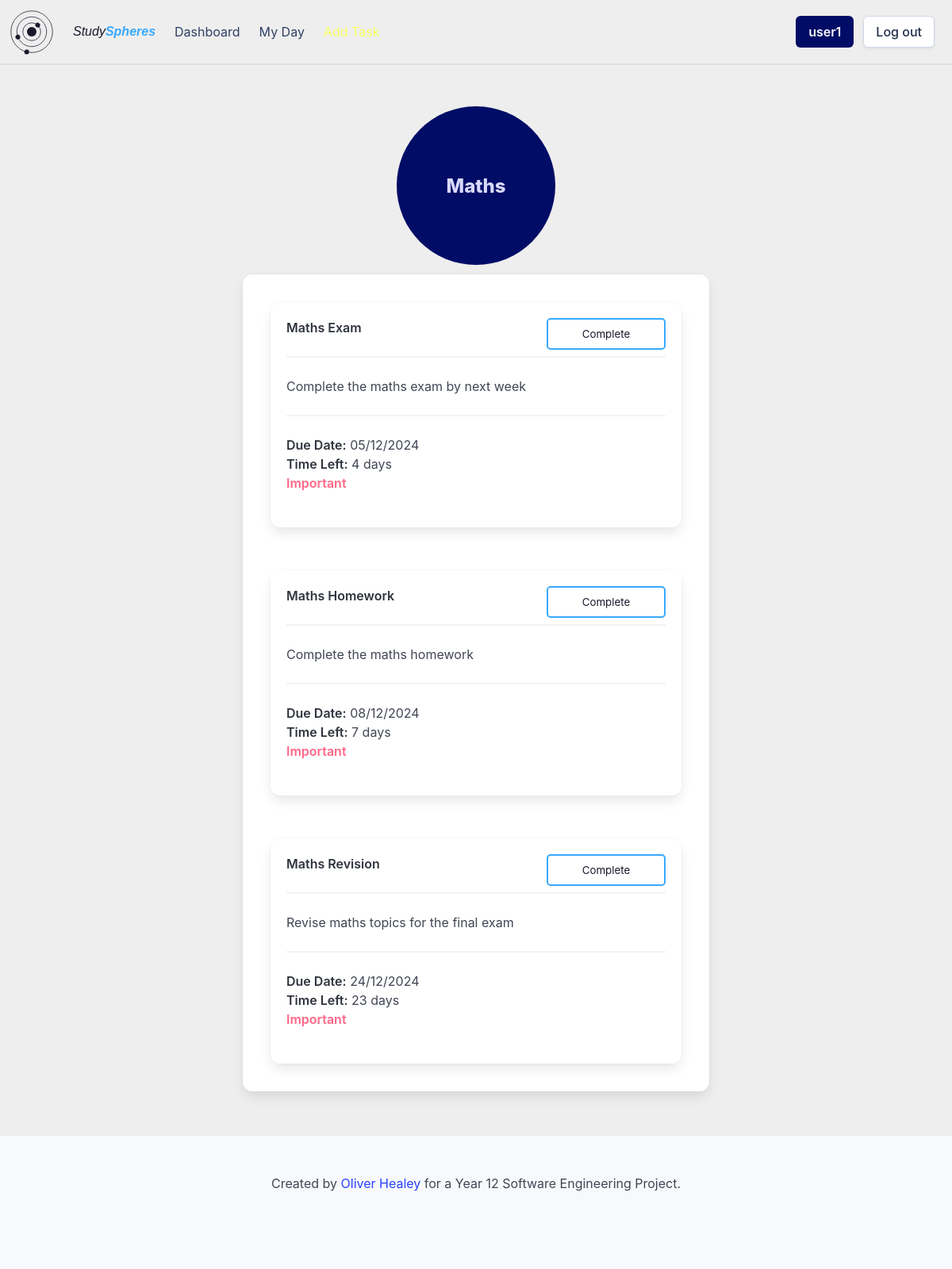
The page /group/980c8b13-bdc3-414a-a124-4b9630ec7a88 (signed in) on the database as committed earlier.
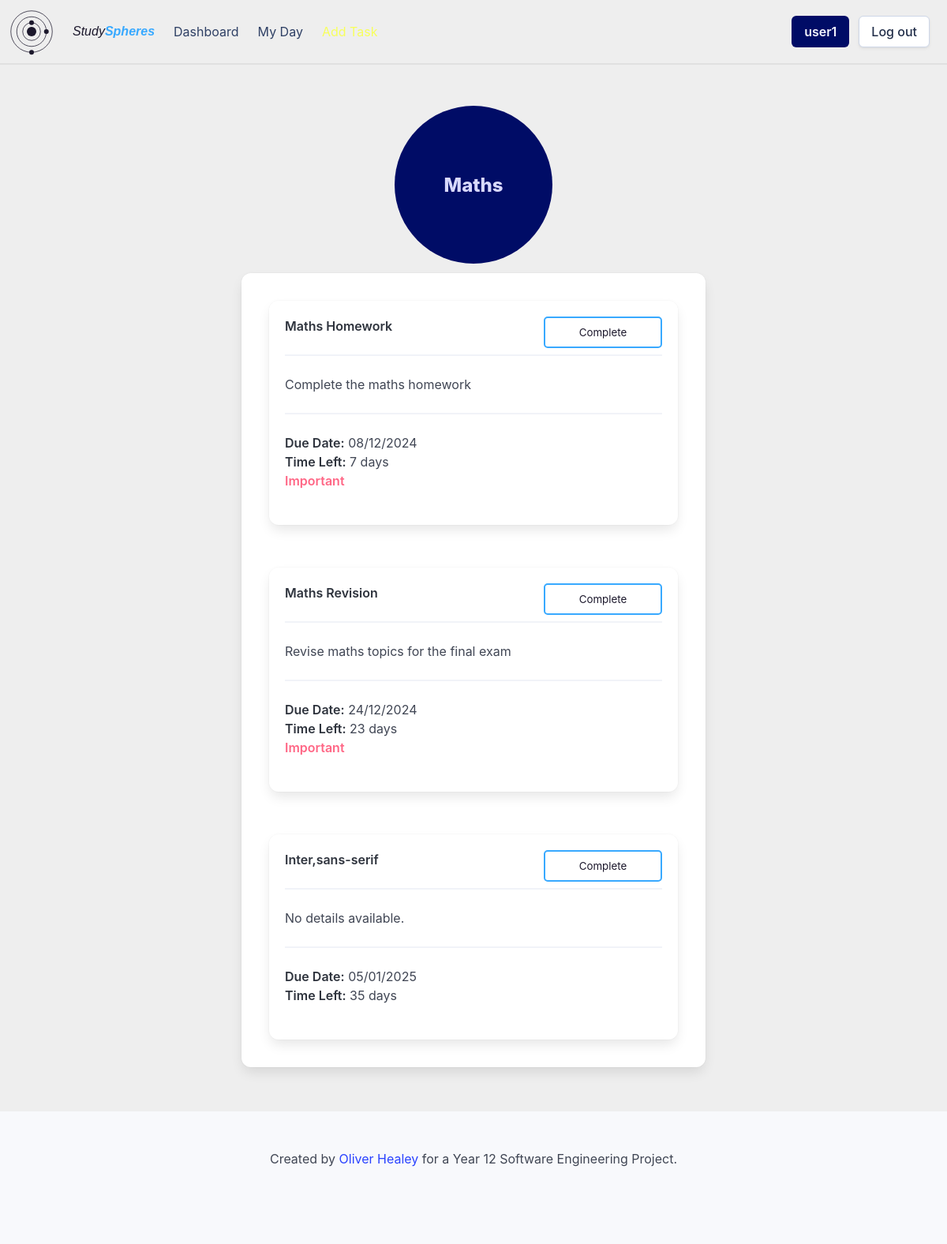
The same page on the database as committed later.
### setup_db.py (models this page shows)
class Group(Base):
    __tablename__ = 'groups'
    group_id = Column(String, primary_key=True, nullable=False)
    group_name = Column(String, nullable=False)
    user_id = Column(String, ForeignKey('userdetails.id'), nullable=False)
    user = relationship('User', back_populates='groups')
    tasks = relationship('Task', back_populates='groups')

class Task(Base):
    __tablename__ = 'tasks'
    task_id = Column(String, primary_key=True)
    name = Column(String, nullable=False)
    details = Column(String)
    important = Column(Boolean, nullable=False)
    due_date = Column(DateTime, nullable=False)
    completed = Column(Boolean, nullable=False)
    repeat = Column(String, nullable=False)
    user_id = Column(String, ForeignKey('userdetails.id'), nullable=False)
    group_id = Column(String, ForeignKey('groups.group_id'), nullable=False)
    user = relationship('User', back_populates='tasks')
    groups = relationship('Group', back_populates='tasks')

### app.py (the view)
@app.route('/group/<group_id>')
def viewGroup(group_id):
    if flaskSession.get('userId') is None:
        return redirect(url_for('login'))
    userId = flaskSession.get('userId')
    group = sessionDb.query(Group).filter(Group.group_id == group_id, Group.user_id == userId).first()
    tasks = sessionDb.query(Task).filter(Task.group_id == group_id).order_by(Task.due_date).all()
    date = datetime.datetime.now().date()
    return render_template('group.html', group=group, tasks=tasks, showDetails=True, date=date)

### templates/group.html (shortened to what this page needs)
{% extends 'base_loggedin.html' %}
{% block content %}
    <div class="circle-holder column is-full is-centered">
        <div class="group-circle" onclick="window.location.href='/group/{{ group.group_id }}'">
            <div class="hero-body">
                <p class="group-circle-title title is-4">{{ group.group_name }}</p>
            </div>
        </div>
    </div>
    <div class="columns is-centered">
        <div class="column is-half">
            <div class="box">
                <div class="columns is-multiline">
                    {% for task in tasks %}
                        {% if task.group_id == group.group_id %}
                            <div class="column is-full">
                                {% include 'task_box.html' %}
                            </div>
                        {% endif %}
                    {% endfor %}
                </div>
            </div>
        </div>
    </div>
{% endblock %}

### templates/base_loggedin.html (shortened to what this page needs)
<!DOCTYPE html>
<html>
    <head>
        <link rel="stylesheet" href= "{{ url_for('static',filename='styles/styles.css') }}">
    </head>
    <body>
        <div id="page-container">
            <header>
                <nav class="navbar" role="navigation" aria-label="main navigation">
                    <div class="navbar-brand">
                    </div>
                    <div class="navbar-menu">
                        <div class="navbar-start">
                            <a class="navbar-item" href="/dashboard">
                                <span class="site-name">Study<b>Spheres</b></span>
                            </a>
                            <a class="navbar-item" href="/dashboard">
                                Dashboard
                            </a>
                            <a class="navbar-item" href="/myday">
                                My Day
                            </a>
                            <a class="navbar-item has-text-info" href="/addtask">
                            </a>
                        </div>
                    <div class="navbar-end">
                        <div class="navbar-item">
                            <div class="buttons">
                                <a class="button is-link" href="/user">
                                <strong>{{ session['username'] }}</strong>
                                </a>
                                <a class="button" href="/logout">
                                    Log out
                                </a>
                            </div>
                        </div>
                    </div>
                    </div>
                </nav>
            </header>
            <section class="hero">
                <div class="hero-body">
            </section>
            <div class='content'>
                {% block content %}{% endblock %}
            </div>
            <div style="padding-bottom: 200px;"></div>
            <footer class="footer">
                <div class="content has-text-centered">
                    <p>
                        Created by <a href="https://github.com/healey-o/12-SE-webapp-assessment">Oliver Healey</a> for a Year 12 Software Engineering Project.
                    </p>
                </div>
            </footer>
        </div>
    </body>
</html>

### templates/task_box.html (shortened to what this page needs)
<div class="box task-box {% if date > task.due_date.date() and not task.completed %}overdue-task{% endif %}" onclick="window.location.href='/task/{{ task.task_id }}'">
    <div class="content">
        <p>
            <strong class="{{ 'has-text-success' if task.completed else '' }}">{{ task.name }}</strong>
            <hr>
            {% if showDetails %}
                {% if task.details %}
                    {{ task.details }}
                {% else %}
                    No details available.
                {% endif %}
                <hr>
            {% endif %}
            {% if not task.completed %}
                <strong>Due Date:</strong> {{ task.due_date.strftime('%d/%m/%Y') }}<br>
                {% if date < task.due_date.date() %}
                    <strong>Time Left:</strong> {{ (task.due_date.date() - date).days }} days<br>
                {% elif date == task.due_date.date() %}
                    <strong class="has-text-warning">Due Today</strong><br>
                {% else %}
                    <strong class="has-text-danger">Overdue</strong><br>
                {% endif %}
                {% if task.important %}
                    <strong class="has-text-danger circle-header">Important</strong><br>
                {% endif %}
            {% else %}
                <strong class="has-text-success">Task Complete</strong>
            {% endif %}
        </p>
    </div>
    {% if not task.completed %}
        <form action="/complete" method="POST">
            <input type="submit" value="Complete" class="task-complete-button">
        </form>
    {% else %}
        <form action="/decomplete" method="POST">
            <input type="hidden" name="task_id" value="{{ task.task_id }}">
            <input type="submit" value="Remove Complete" class="task-complete-button">
        </form>
    {% endif %}
</div>

### static/styles/styles.css (style rules this page uses)
:root { --bulma-primary-h: 206deg; --bulma-primary-l: 61%; --bulma-link-l: 20%; --bulma-info-h: 63deg; --bulma-info-l: 68%; --bulma-scheme-s: 36%; --bulma-body-background-color: light-dark(#eeeeee, #0f141f); color-scheme: light dark; --accent-color: light-dark(#1c182c, #e0e0e0); --accent-color-invert: light-dark(#e0e0e0, #160f34); --warning-color: light-dark(#ffdddd, #330000); }
header { padding:10px; border-bottom: var(--accent-color-invert) solid 2px; }
body { margin: none; padding: none; }
#page-container { position: relative; min-height: 100vh; margin: none; padding: none; }
.navbar { background-color: var(--bulma-body-background-color); }
.site-name { color: var(--accent-color); font-style: italic; font-weight: normal; font-family: Verdana, Geneva, Tahoma, sans-serif; align-self: center; }
.site-name > b { color: var(--bulma-primary); }
#logo-svg { padding-right: 10px; }
.hero-body { padding: 20px; }
.hero { margin-left: 20px; margin-right: 20px; border-radius: 20px; }
.circle-holder { display: flex; justify-content: center; align-items: center; }
.group-circle { position: relative; border-radius: 50%; width: 200px; text-align: center; align-content: center; overflow: visible; height: 200px; background-color: var(--bulma-link); }
.group-circle-title { color: #d8d9ff; }
.circle-header { color: #1c182c; }
.task-box { position: relative; overflow: hidden; transition: all 0.5s; cursor: pointer; margin: 15px; }
.task-box:before { content: ''; position: absolute; opacity: 0; height: 100%; width: 100%; top: 0px; bottom: 0px; right: 0px; align-content: center; padding: 10px; transition: 0.5s; color: #0f141f; background-color: var(--bulma-primary); }
.task-box:after { content: 'Click for more details...'; opacity: 0; position: absolute; bottom: -20px; right: 20px; transition: 0.5s; font-size: 0.7rem; }
.task-complete-button { position: absolute; top: 20px; right: 20px; width: 150px; height: 40px; background-color: transparent; border: var(--bulma-primary) solid 2px; color: var(--accent-color); border-radius: 5px; padding: 5px; cursor: pointer; }
.footer { position: absolute; bottom: 0px; width: 100%; }

Rows that differ between the two databases and show on the page:
no longer on this page (row edited): Task: name "Maths Exam", details "Complete the maths exam by next week", due_date "05/12/2024", (task.due_date.date()-date).days "4", important "Important"
added Task: name "Inter,sans-serif", details "No details available.", due_date "05/01/2025", (task.due_date.date()-date).days "35"
